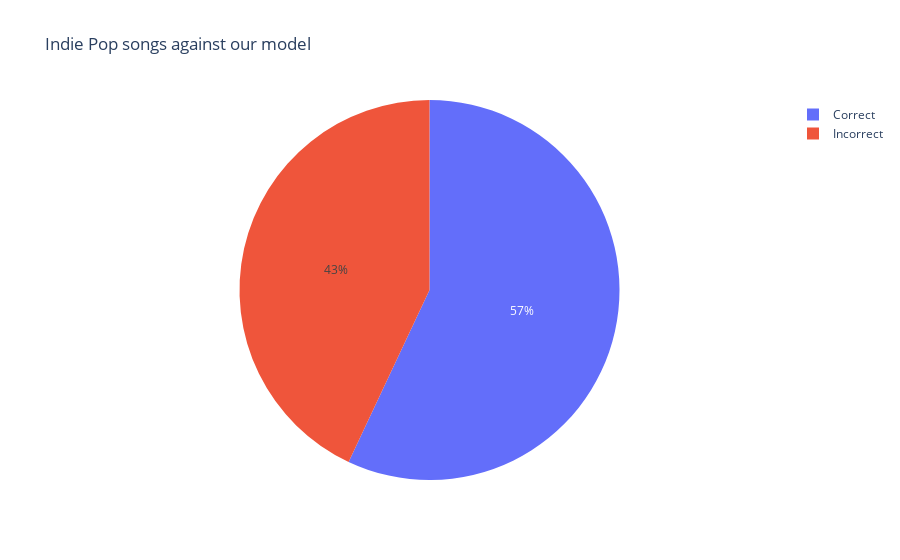

Source (notebook cell):
### Code cell
test_indie_pop = df_closest_songs(pop_indie_median, pop_indie_radius, indie_pop)

total_within_radius_indie_pop = len(test_indie_pop.loc[test_indie_pop.within_radius == True])
labels=['Incorrect', 'Correct']
values = [(len(test_indie_pop))- total_within_radius_indie_pop, total_within_radius_indie_pop]

fig = go.Figure(data=[go.Pie(labels=labels, values=values)]).update_layout(title='Indie Pop songs against our model')
fig.show()

### Figure 1 — Plotly figure (JSON) as saved in the notebook; plotly's stock layout.template omitted (floating-point values rounded to 4 significant figures)
{"data": [{"labels": ["Incorrect", "Correct"], "type": "pie", "values": [43, 57]}], "layout": {"title": {"text": "Indie Pop songs against our model"}}}
